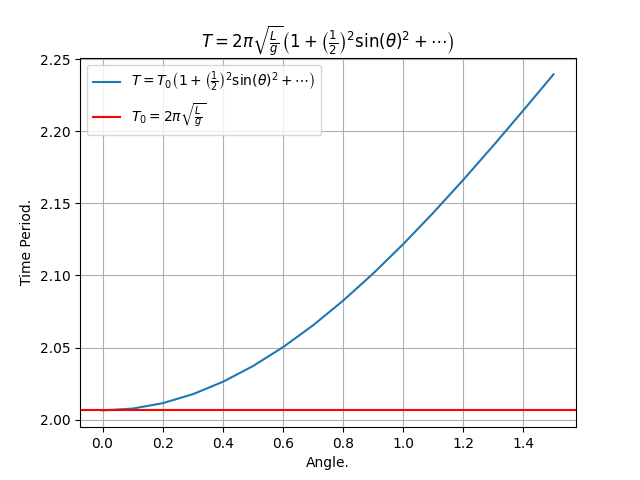

Recreate this plot in Python.
import numpy as np
from matplotlib import pyplot as plt

L = 1                                                         #length of pendulum string.  [m]
g = 9.80665                                                   #gravitational acceleration. [m/sq.s]
t = np.arange(0, (1/2)*(np.pi), 0.1)                          #angle. [radians]
T0 = 2 * np.pi * np.sqrt(L/g)                                 #time period due to small angle of swing.
T = 2 * np.pi * np.sqrt(L/g) * (1+ (1/2)**2*np.sin(t/2)**2)   #time period due to very large angle of swing.
plt.plot(t, T, label = r'$T = T_{0}\left(1 + \left(\frac{1}{2}\right)^{2}\mathrm{sin}(\theta)^{2} + \cdots \right)$')
plt.axhline(T0, color = 'r', label = r'$T_{0} = 2\pi \sqrt{ \frac{L}{g} }$') #plot constant lines (y = k).
plt.xlabel("Angle.")
plt.ylabel("Time Period.")
plt.grid()
plt.title(r'$T = 2\pi \sqrt{ \frac{L}{g} }\left(1 + \left(\frac{1}{2}\right)^{2}\mathrm{sin}(\theta)^{2} + \cdots \right)$')
plt.legend()
plt.savefig("pendulum.png")
plt.show()
